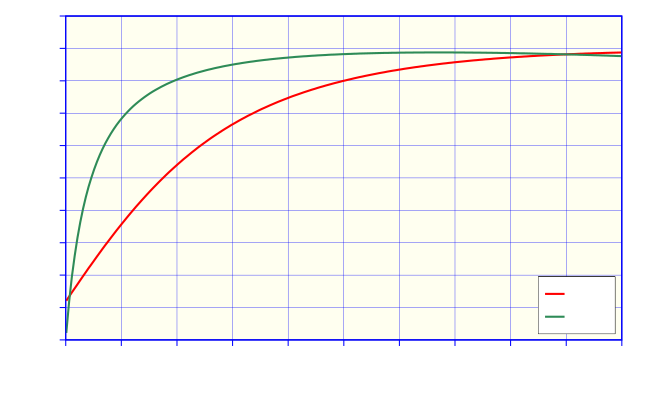

Write gnuplot code to recreate this figure.
#!/gnuplot
#
#    
#    	G N U P L O T
#    	Version 5.2 patchlevel 7    last modified 2019-05-29 
#    
#    	Copyright (C) 1986-1993, 1998, 2004, 2007-2018
#    	Thomas Williams, Colin Kelley and many others
#    
#    	gnuplot home:     http://www.gnuplot.info
#    	faq, bugs, etc:   type "help FAQ"
#    	immediate help:   type "help"  (plot window: hit 'h')
# set terminal windows 0 color solid butt enhanced
# set output
unset clip points
set clip one
unset clip two
set bar 1.000000 front
set border front linecolor rgb "blue"  linewidth 3.000 dashtype solid
set zdata 
set ydata 
set xdata 
set y2data 
set x2data 
set boxwidth
set style fill  empty border
set style rectangle back fc  bgnd fillstyle   solid 1.00 border lt -1
set style circle radius graph 0.02, first 0.00000, 0.00000 
set style ellipse size graph 0.05, 0.03, first 0.00000 angle 0 units xy
set dummy x, y
set format x "% .0f" 
set format y "% .1f" 
set format x2 "% h" 
set format y2 "% .0f" 
set format z "% h" 
set format cb "% h" 
set format r "% h" 
set timefmt "%d/%m/%y,%H:%M"
set angles radians
set grid back nopolar xtics nomxtics ytics nomytics noztics nomztics
set grid nox2tics nomx2tics noy2tics nomy2tics nocbtics nomcbtics
set grid linecolor "blue" linetype 1 linewidth 1.00 
set raxis
set style parallel front  lt black linewidth 2.000 dashtype solid
set key title ""
set key inside right bottom vertical Left reverse enhanced box
set key noinvert samplen 2 spacing 1.5 width 4.5 height 0.5 
set key maxcolumns 0 maxrows 0
set key opaque
unset label
unset arrow
set style increment default
unset style line
unset style arrow
set style histogram clustered gap 2 title textcolor lt -1
unset object
set style textbox transparent margins  1.0,  1.0 border
unset logscale
set offsets 0, 0, 0, 0
set pointsize 1
set pointintervalbox 1
set encoding default
unset polar
unset parametric
set decimalsign ','
set view 60, 30, 1, 1
set samples 2000
set isosamples 10, 10
set surface 
unset contour
set cntrlabel  format '%8.3g' font '' start 5 interval 20
set mapping cartesian
set datafile separator whitespace
unset hidden3d
set cntrparam order 4
set cntrparam linear
set cntrparam levels auto 5
set cntrparam points 5
set size ratio 0 1,1
set origin 0,0
set style data points
set style function lines
unset xzeroaxis
unset yzeroaxis
unset zzeroaxis
unset x2zeroaxis
unset y2zeroaxis
set ticslevel 0.5
set tics scale  1, 0.5, 1, 1, 1
set mxtics default
set mytics default
set mztics default
set mx2tics default
set my2tics default
set mcbtics default
set mrtics default
set xtics border out scale 1,0.5 nomirror norotate  autojustify
set xtics 0.0,10.0,100.0 norangelimit textcolor rgb "blackz" 
set ytics border out scale 1,0.5 nomirror norotate  autojustify
set ytics 0.0,0.1,1.0 norangelimit textcolor rgb "black" 
set ztics border out scale 1,0.5 nomirror norotate  autojustify
set ztics autofreq  norangelimit textcolor rgb "black" 
unset x2tics
unset y2tics
set cbtics border out scale 1,0.5 nomirror norotate  autojustify
set cbtics autofreq  norangelimit textcolor rgb "black" 
set rtics axis out scale 1,0.5 nomirror norotate  autojustify
set rtics autofreq  norangelimit textcolor rgb "black" 
set paxis 1 tics border out scale 1,0.5 nomirror norotate  autojustify
set paxis 1 tics autofreq  rangelimit textcolor rgb "black" 
set paxis 2 tics border out scale 1,0.5 nomirror norotate  autojustify
set paxis 2 tics autofreq  rangelimit textcolor rgb "black" 
set paxis 3 tics border out scale 1,0.5 nomirror norotate  autojustify
set paxis 3 tics autofreq  rangelimit textcolor rgb "black" 
set paxis 4 tics border out scale 1,0.5 nomirror norotate  autojustify
set paxis 4 tics autofreq  rangelimit textcolor rgb "black" 
set paxis 5 tics border out scale 1,0.5 nomirror norotate  autojustify
set paxis 5 tics autofreq  rangelimit textcolor rgb "black" 
set paxis 6 tics border out scale 1,0.5 nomirror norotate  autojustify
set paxis 6 tics autofreq  rangelimit textcolor rgb "black" 
set paxis 7 tics border out scale 1,0.5 nomirror norotate  autojustify
set paxis 7 tics autofreq  rangelimit textcolor rgb "black" 
set title "" 
set title  font "" norotate
set timestamp bottom 
set timestamp "" 
set timestamp  font "" norotate
set rrange [ * : * ] noreverse nowriteback
set trange [ * : * ] noreverse nowriteback
set urange [ * : * ] noreverse nowriteback
set vrange [ * : * ] noreverse nowriteback
set xlabel '$P\ped{m}/P\ped{m,n}\, / \,\%$'
set xlabel  font "" textcolor lt -1 norotate
set x2label "" 
set x2label  font "" textcolor lt -1 norotate
set xrange [ 0.0000 : 100.0000 ] noreverse nowriteback
set x2range [ 0.0000 : 1500.0000 ] noreverse nowriteback
set ylabel  '$\cos\varphi, \quad \eta$'
set ylabel  font "" textcolor lt -1 rotate by -270
set y2label  ''
set y2label  font "" textcolor lt -1 rotate by -270
set yrange [ 0.000 : 1.000 ] noreverse nowriteback
set y2range [ 0.000 : 1.000 ] noreverse nowriteback
set zlabel "" 
set zlabel  font "" textcolor lt -1 norotate
set zrange [ * : * ] noreverse nowriteback
set cblabel "" 
set cblabel  font "" textcolor lt -1 rotate by -270
set cbrange [ * : * ] noreverse nowriteback
set paxis 1 range [ * : * ] noreverse nowriteback
set paxis 2 range [ * : * ] noreverse nowriteback
set paxis 3 range [ * : * ] noreverse nowriteback
set paxis 4 range [ * : * ] noreverse nowriteback
set paxis 5 range [ * : * ] noreverse nowriteback
set paxis 6 range [ * : * ] noreverse nowriteback
set paxis 7 range [ * : * ] noreverse nowriteback
set zero 1e-008
set lmargin  -1
set bmargin  -1
set rmargin  -1
set tmargin  -1
set locale "Catalan_Spain.1252"
set pm3d explicit at s
set pm3d scansautomatic
set pm3d interpolate 1,1 flush begin noftriangles noborder corners2color mean
set palette positive nops_allcF maxcolors 0 gamma 1.5 color model RGB 
set palette rgbformulae 7, 5, 15
set colorbox default
set colorbox vertical origin screen 0.9, 0.2, 0 size screen 0.05, 0.6, 0 front bdefault
set style boxplot candles range  1.50 outliers pt 7 separation 1 labels auto unsorted
set loadpath 
set fontpath 
set psdir
set fit brief errorvariables nocovariancevariables errorscaling prescale nowrap v5
GNUTERM = "windows"
ARGC = 0
ARG0 = ""
set terminal cairolatex pdf size 16.5cm,10cm
set output "Cap-Motors-Induccio-Ex7-2.tex"
set object rectangle from 0,0 to 100,1 fillstyle solid fillcolor rgb "#FFFFF0" behind
plot "Cap-Motors-Induccio-Ex7.txt" using 1:4 with lines axes x1y1 linecolor rgb "red" linewidth 6.000 title '$\cos\varphi$', "Cap-Motors-Induccio-Ex7.txt" using 1:5 with lines axes x1y1 linecolor rgb "sea-green"  linewidth 6.000 title '$\eta$'
#    EOF
